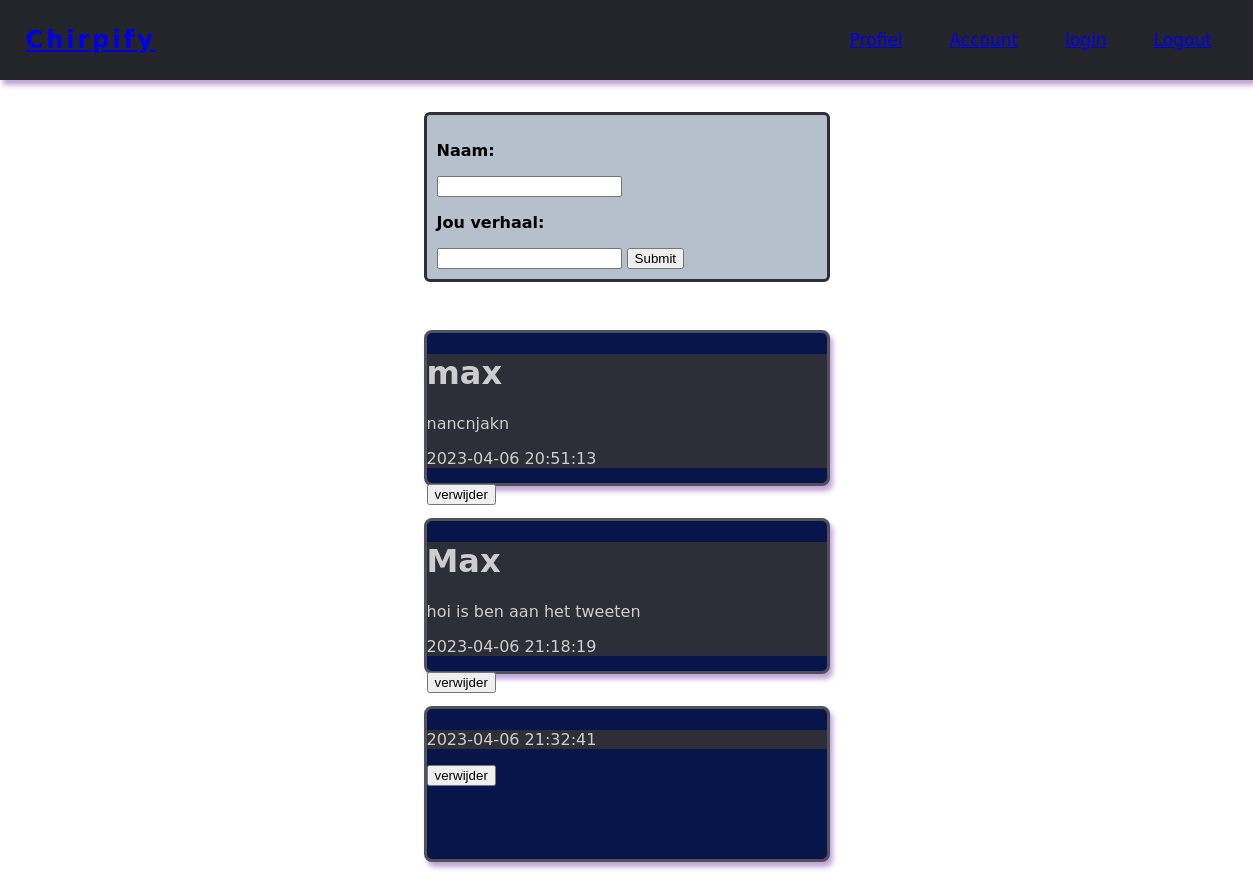
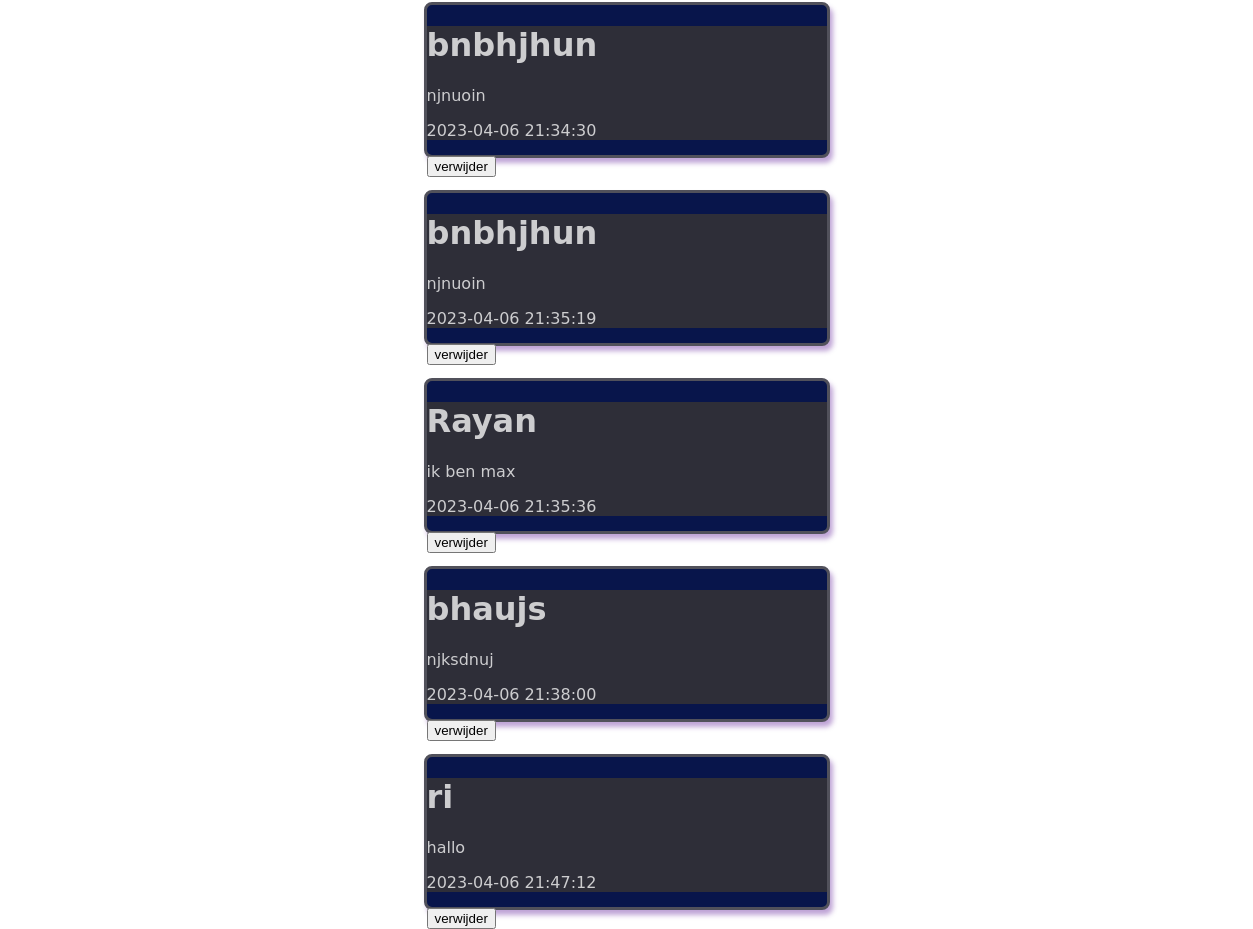
/Post.php, run on the app's committed database (2 pictures, top to bottom).
### tables this page shows
CREATE TABLE `tweets` (
  `id` int(11) NOT NULL,
  `profiel` varchar(50) DEFAULT NULL,
  `inhoud` varchar(450) NOT NULL,
  `datum` datetime NOT NULL DEFAULT CURRENT_TIMESTAMP,
  `reactie` varchar(150) DEFAULT NULL,
  `likes` int(11) DEFAULT NULL,
  `User_id` int(11) DEFAULT NULL
);

### Post.php (the view, shortened to what this page needs)
<head>
    <link rel="stylesheet" href="poststijl.css">
</head>
<header>
    <div class="container">
        <h2><a href="index.php"> Chirpify </h2>
        <ul>
            <li><a href="edit_profile.php">Profiel</a></li>
            <li> <a href="registreer.php"> Account </a> </li>
            <li> <a href="login.php"> login </a> </li>
            <li><a href="logout.php">Logout</a></li>
        </ul>
    </div>
</header>
<section id="invul">
<form id="karaka" method="POST">
    <p class="both">Naam:</p>
    <input id="den" type="text" name="profielInput">
  <p class="both">  Jou verhaal:</p>
    <input id="invullen" type="text" name="inhoudInput">
    <input type="submit" name="submit">
</form>
</section>
<?php
global $dbConnectie;
$voorbereideQuery = $dbConnectie->prepare("SELECT * FROM tweets;");
$voorbereideQuery->execute([]);
$data = $voorbereideQuery->fetchAll(PDO::FETCH_ASSOC);
foreach ($data as $item) {
    ?>
    <div id="tweets">
        <div class="dePost">
            <h1 class="user"><?php echo $item["profiel"] ?></h1>
            <p class="bericht"><?php echo $item["inhoud"] ?></p>
            <p class="tijd"><?php echo $item["datum"] ?></p>
        </div>
        <form method="POST">
            <button name="delete">verwijder</button>
        </form>
    </div>
    <?php
}
?>

### poststijl.css (style rules this page uses)
#tweets { background-color: #08154b; border: #51515b solid; border-radius: 8px; width: 400px; height: 150px; margin-top: 2em; box-shadow: 3px 5px 5px rgba(96, 27, 153, 0.4); margin-left: auto; margin-right: auto; }
.dePost { background-color: #2e2e38; color: rgba(255, 255, 255, 0.76); }
html, body, header { margin: 0; padding: 0; font-family: "DejaVu Sans", "Bitstream Vera Sans", "Segoe UI", "Lucida Grande", Verdana, Tahoma, Arial, sans-serif; }
.container { margin: 0; padding: 0; width: 100%; height: 10vh; background-color: #24252b; display: flex; align-items: center; justify-content: space-around; box-shadow: 3px 5px 5px rgba(96, 27, 153, 0.4) }
h2 { padding: 1em; color: #f5f5f5; letter-spacing: 3px; margin-right: 26em; }
ul, li { list-style: none; display: flex; padding: 1em; margin: 0; }
li { cursor: pointer; transition: all .5s ease-in-out; margin: 0.5em; padding: 10px 15px; color: #f5f5f5; border-radius: 20px; font-size: 17px; }
#invul { display: flex; justify-content: center; align-items: center; margin-top: 2em; }
.both { font-weight: bold; font-size: 1em; font-family: "DejaVu Sans", "Bitstream Vera Sans", "Segoe UI", "Lucida Grande", Verdana, Tahoma, Arial, sans-serif; }
#karaka { background-color: #b4c0cc; width: 380px; padding: 10px; border-style: solid; border-color: #2e2e38; border-radius: 6px; }

### data on the page
tweets: profiel "max", inhoud "nancnjakn", datum "2023-04-06 20:51:13"
tweets: profiel "Max", inhoud "hoi is ben aan het tweeten", datum "2023-04-06 21:18:19"
tweets: datum "2023-04-06 21:32:41"
tweets: profiel "bnbhjhun", inhoud "njnuoin", datum "2023-04-06 21:34:30"
tweets: profiel "bnbhjhun", inhoud "njnuoin", datum "2023-04-06 21:35:19"
tweets: profiel "Rayan", inhoud "ik ben max", datum "2023-04-06 21:35:36"
tweets: profiel "bhaujs", inhoud "njksdnuj", datum "2023-04-06 21:38:00"
tweets: profiel "ri", inhoud "hallo", datum "2023-04-06 21:47:12"
